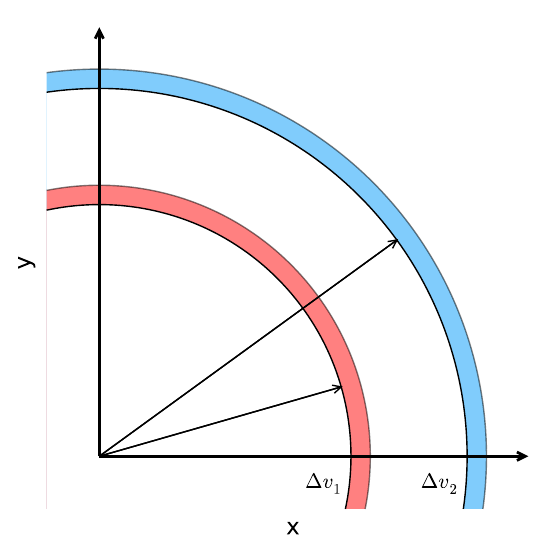

The script that saved this image:
using Plots
using LaTeXStrings

function arch(θ₁,θ₂;radius=1.,Δθ=1.)
  θ₁ = π*θ₁/180
  θ₂ = π*θ₂/180
  Δθ = π*Δθ/180
  l = round(Int,(θ₂-θ₁)/Δθ)
  x = zeros(l)
  y = zeros(l)
  for i in 1:l
    θ = θ₁ + i*Δθ
    x[i] = radius*cos(θ) 
    y[i] = radius*sin(θ)
  end
  return x, y
end

plot()

x, y = arch(0,360)
plot(x,y,seriestype=:shape,label="",alpha=0.5)

x, y = arch(0,360,radius=0.95)
plot!(x,y,seriestype=:shape,label="",fillcolor=:white)

x, y = arch(0,360,radius=0.7)
plot!(x,y,seriestype=:shape,label="",alpha=0.5,fillcolor=:red)

x, y = arch(0,360,radius=0.65)
plot!(x,y,seriestype=:shape,label="",fillcolor=:white)

plot!([0,0],[0,1.1],arrow=true,color=:black,linewidth=2,label="")
plot!([0,1.1],[0,0],arrow=true,color=:black,linewidth=2,label="")

x, y = arch(15,16,radius=0.65)
plot!([0,x[1]],[0,y[1]],arrow=true,color=:black,linewidth=1,label="")

x, y = arch(35,36,radius=0.95)
plot!([0,x[1]],[0,y[1]],arrow=true,color=:black,linewidth=1,label="")

plot!(draw_arrow=true)
plot!(showaxis=:no,ticks=nothing,xlim=[-0.1,1.1],ylim=[-0.1,1.1],)
plot!(xlabel="x",ylabel="y",size=(400,400))

annotate!(0.58,-0.07,text(L"\Delta v_1",10))
annotate!(0.88,-0.07,text(L"\Delta v_2",10))

savefig("./velocities.pdf")



